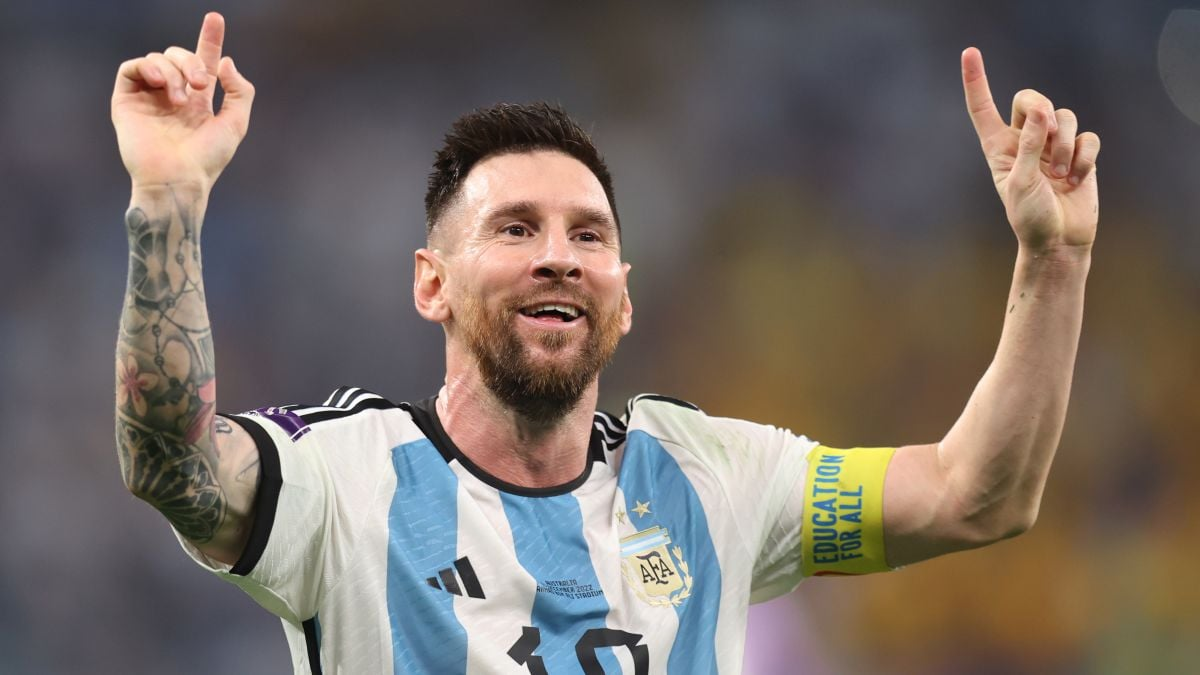
#> input picture CNN Face recoginition/Messi-1.jpg, 1200 x 675 px
$ jupyter execute face.ipynb
#> lines starting #> are read from the running program, lines starting #| are printed output that depends on the picture; after the words box and inside, x2 and y2 are one past the last pixel; in counts of white or black regions, pixels touching at a corner belong together
[cell 1]
import cv2

imagePath = 'Messi-1.jpg'

[cell 2]
img = cv2.imread(imagePath)
#> img is the input picture: shape (675, 1200, 3); mean B, G, R 99.8, 106.7, 116.8
gray_image = cv2.cvtColor(img, cv2.COLOR_BGR2GRAY)
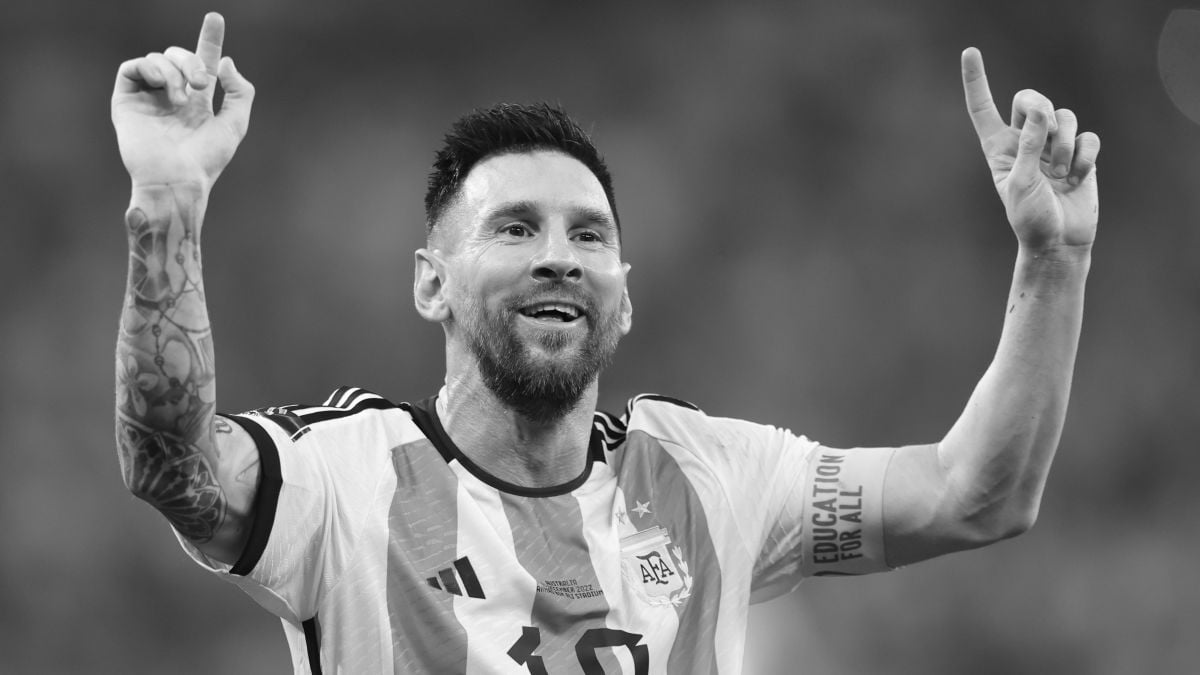
#> gray_image: shape (675, 1200); min 0, max 255, mean 108.9
face_classifier = cv2.CascadeClassifier(
    cv2.data.haarcascades + "haarcascade_frontalface_default.xml"
)
face = face_classifier.detectMultiScale(
    gray_image, scaleFactor=1.1, minNeighbors=5, minSize=(40, 40)
)
#> face = [[118, 309, 55, 55], [449, 147, 207, 207]]

[cell 3]
import matplotlib.image as imgr
import matplotlib.pyplot as plt
image = imgr.imread('Messi-1.jpg')
plt.imshow(image)

[cell 4]
import matplotlib.patches as patches
from PIL import Image
import matplotlib.pyplot as plt

fig, ax = plt.subplots()

for (x, y, w, h) in face:
    cv2.rectangle(img, (x, y), (x + w, y + h), (0, 255, 0), 4)
#> this loop made 2 passes
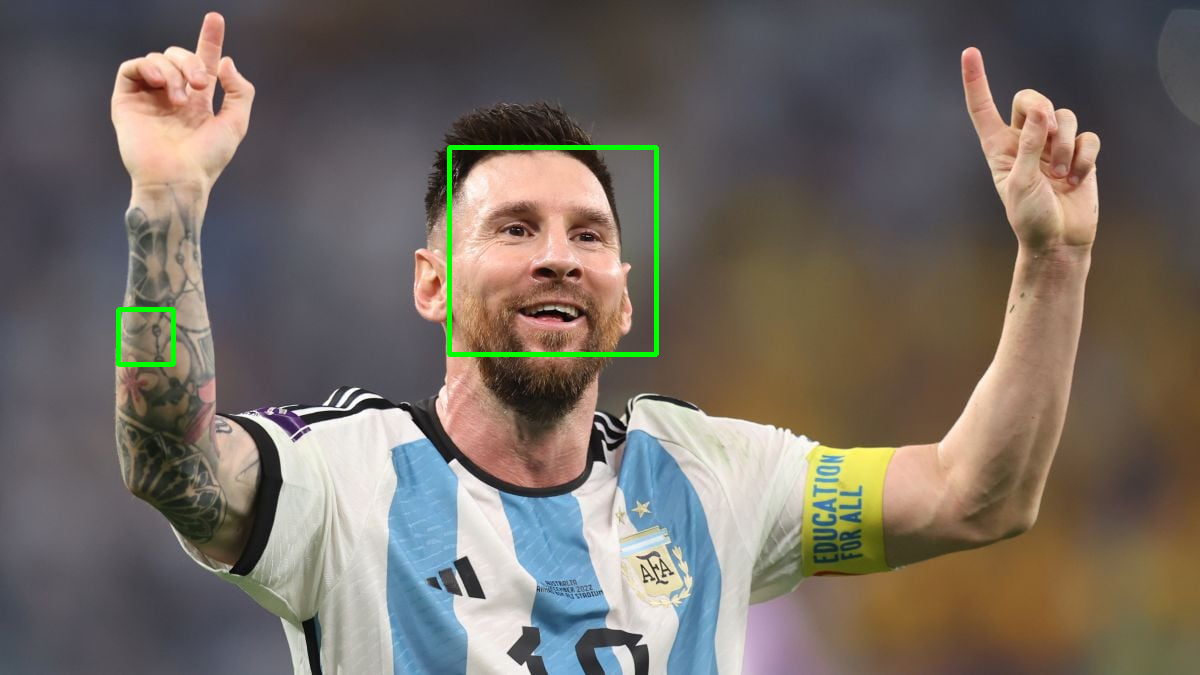
#> img: shape (675, 1200, 3); 0.64% of pixels changed, all inside (x1, y1, x2, y2) = (116, 145, 659, 367)

img_rgb = cv2.cvtColor(img, cv2.COLOR_BGR2RGB)


ax.imshow(img_rgb)
rect = patches.Rectangle((600, 25), 500, 500, linewidth=1, edgecolor='r', facecolor='none')
ax.add_patch(rect)

plt.axis('off')

plt.show()
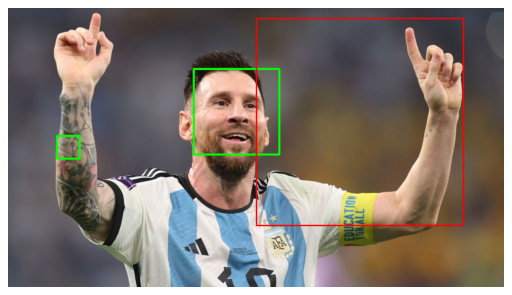
#> figure drawn by matplotlib, 1 panel
